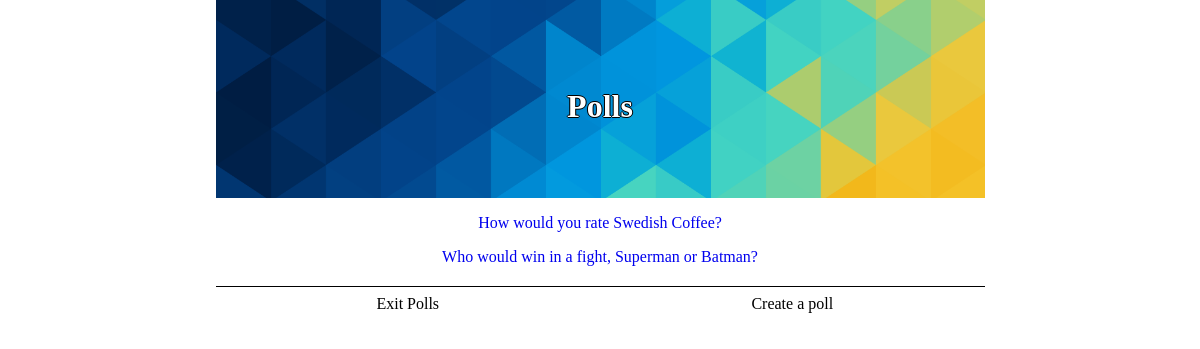
Screenshot of /polls/ with the database file from the repository.
### polls/models.py (models this page shows, shortened)
class Question(models.Model):
    question_text = models.CharField(max_length=200)
    pub_date = models.DateTimeField('date published')
    def was_published_recently(self):
        now=timezone.now();
        return  now-datetime.timedelta(days=1) <= self.pub_date <= now
    was_published_recently.admin_order_field = 'pub_date'
    was_published_recently.boolean = True
    was_published_recently.short_description = 'Published recently?'

### polls/views.py (the view)
class IndexView(generic.ListView):
    template_name = 'polls/index.html'
    context_object_name = 'latest_question_list'
    def get_queryset(self):
        return Question.objects.filter(pub_date__lte=timezone.now()).order_by('-pub_date')[:5]

### polls/templates/polls/index.html (shortened to what this page needs)
{% extends "polls/base.html" %}
{% load staticfiles %}
{% block header %}
    <h1>Polls</h1>
{% endblock %}
{% block container %}
    <div class="content">
        {% if latest_question_list %}
            {% for question in latest_question_list %}
                <p><a href="/polls/{{ question.id }}/">{{ question.question_text }}</a></p>
            {% endfor %}
        {% else %}
            <p>No polls are available.</p>
        {% endif %}
    </div>
{% endblock %}
{% block lAction %}
    <a class="actionButton lbutton" href="{% url 'website:projects' %}">
            Exit Polls
    </a>
{% endblock %}
{% block rAction %}
    <a class="actionButton rbutton" href="/polls/create/">
        <div class="">
            Create a poll
        </div>
    </a>
{% endblock %}

### polls/static/polls/style.css (style rules this page uses)
.content { width:100%; }
.content a, h1 { text-align: center; text-decoration: none; }
.headerh1 h1 { margin:0px; padding:0px; }
.actionButton { background-color: white; border: none; cursor:pointer; text-align: center; width:100%; padding-top:8px; padding-bottom:8px; text-decoration: none; color:black; }
.lbutton { order:2; }
.rbutton { order:1; }
@media screen and (min-width: 426px) { .actionButton { width:50%; } }
@media screen and (min-width: 426px) { .lbutton { order:1; } }
@media screen and (min-width: 426px) { .rbutton { order:2; } }

### rows the page displays
Question: question_text "How would you rate Swedish Coffee?"
Question: question_text "Who would win in a fight, Superman or Batman?"
